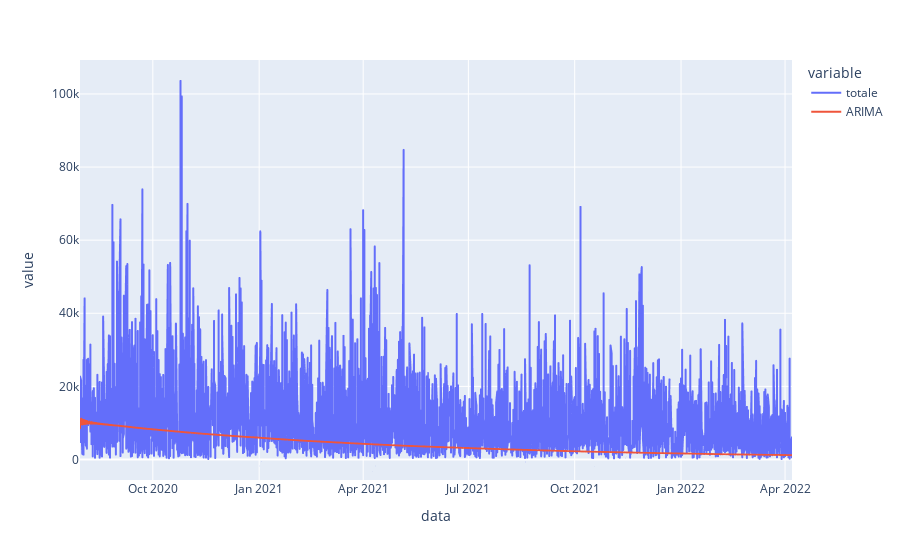

Here is the notebook cell this chart was saved with:
### Code cell
import plotly.express as px
fig = px.line(test, x='data', y=['totale',"ARIMA"])
fig.show()

### Figure 1 — Plotly figure (JSON) as saved in the notebook; plotly's stock layout.template omitted (floating-point values rounded to 4 significant figures; data arrays with more than 128 entries replaced by an {"elided": "..."} marker saying what was removed)
{"data": [{"hovertemplate": "variable=totale<br>data=%{x}<br>value=%{y}<extra></extra>", "legendgroup": "totale", "line": {"color": "#636efa", "dash": "solid"}, "marker": {"symbol": "circle"}, "mode": "lines", "name": "totale", "showlegend": true, "type": "scattergl", "x": {"elided": "2774 str values"}, "xaxis": "x", "y": {"elided": "2774 float values"}, "yaxis": "y"}, {"hovertemplate": "variable=ARIMA<br>data=%{x}<br>value=%{y}<extra></extra>", "legendgroup": "ARIMA", "line": {"color": "#EF553B", "dash": "solid"}, "marker": {"symbol": "circle"}, "mode": "lines", "name": "ARIMA", "showlegend": true, "type": "scattergl", "x": {"elided": "2774 str values"}, "xaxis": "x", "y": {"elided": "2774 float values"}, "yaxis": "y"}], "layout": {"legend": {"title": {"text": "variable"}, "tracegroupgap": 0}, "margin": {"t": 60}, "xaxis": {"anchor": "y", "domain": [0, 1], "title": {"text": "data"}}, "yaxis": {"anchor": "x", "domain": [0, 1], "title": {"text": "value"}}}}
